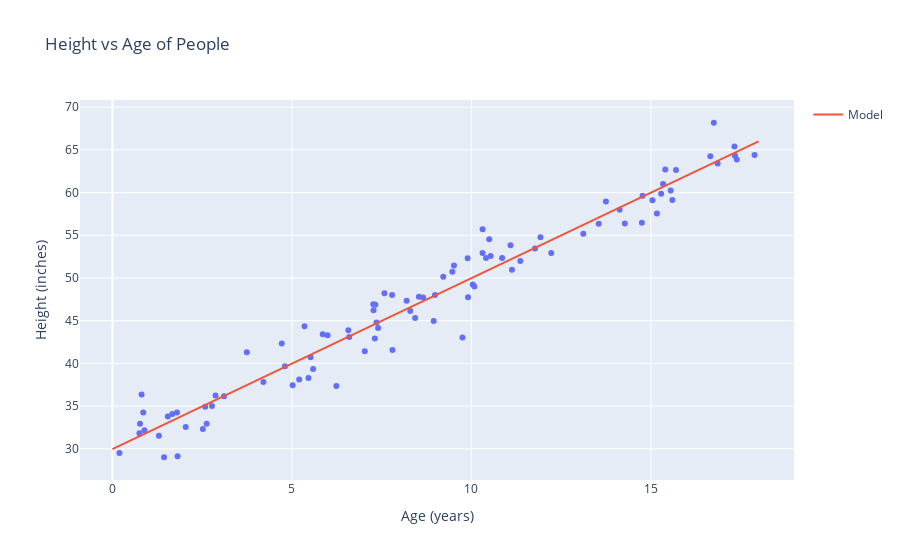

Here is the notebook cell this chart was saved with:
### Code cell
x_new = np.array(list(range(19))).reshape(19,1)
y_pred = model.predict(x_new)

fig = px.scatter(x=ages, y=heights, title='Height vs Age of People', labels={'x':'Age (years)', 'y':'Height (inches)'})
fig.add_trace(go.Scatter(x=x_new.reshape(19), y=y_pred, mode='lines', name='Model'))
fig.show()
